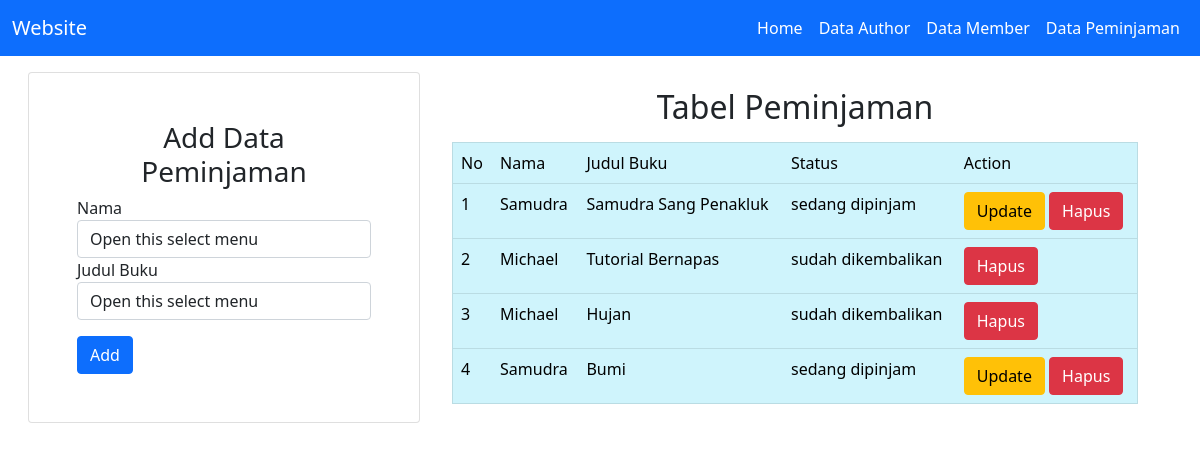
/pinjam.php, run on the app's committed database.
### tables this page shows
CREATE TABLE `pinjam` (
  `id_pinjam` int(11) NOT NULL,
  `nim` varchar(50) NOT NULL,
  `id_buku` int(11) NOT NULL,
  `status_pinjam` varchar(50) NOT NULL
);

CREATE TABLE `member` (
  `nim` varchar(50) NOT NULL,
  `nama` varchar(100) NOT NULL,
  `jurusan` varchar(100) NOT NULL
);

CREATE TABLE `buku` (
  `id_buku` int(11) NOT NULL,
  `judul_buku` varchar(100) NOT NULL,
  `penerbit` varchar(100) NOT NULL,
  `deskripsi` text NOT NULL,
  `status` varchar(50) NOT NULL,
  `id_author` int(11) NOT NULL
);

### includes/DB.class.php (called while the page is built, shortened)
<?php
class DB
{
    var $db_host = "";
    var $db_user = "";
    var $db_pass = "";
    var $db_name = "";
    var $db_link = "";
    var $result = 0;
    function DB($db_host = '', $db_user = '', $db_pass = '', $db_name = '')
    {
        $this->db_host = $db_host;
        $this->db_user = $db_user;
        $this->db_pass = $db_pass;
        $this->db_name = $db_name;
    }
    function open()
    {
        $this->db_link = mysqli_connect($this->db_host, $this->db_user, $this->db_pass, $this->db_name);
    }
    function execute($query = "")
    {
        $this->result = mysqli_query($this->db_link, $query);
        return $this->result;
    }
    function getResult()
    {
        return mysqli_fetch_array($this->result);
    }
}
?>

### includes/Pinjam.class.php (called while the page is built, shortened)
<?php
class Pinjam extends DB
{
    function getPinjam()
    {
        $query = "SELECT * FROM pinjam ";
        return $this->execute($query);
    }
}
?>

### includes/Member.class.php (called while the page is built, shortened)
<?php
class Member extends DB
{
    function GetNamaByNIM($nim)
    {
        $query = "SELECT nama FROM member WHERE nim = '$nim'";
        return $this->execute($query);
    }
}
?>

### conf.php (called while the page is built)
<?php
    $db_host = "localhost";
    $db_user = "root";
    $db_pass = "";
    $db_name = "latihan11";
?>

### includes/Buku.class.php (called while the page is built, shortened)
<?php
class Buku extends DB
{
    function getJudulByID($id_buku)
    {
        $query = "SELECT judul_buku FROM buku WHERE id_buku = '$id_buku'";
        return $this->execute($query);
    }
}
?>

### pinjam.php (the view, shortened to what this page needs)
<?php
include("conf.php");
include("includes/DB.class.php");
include("includes/Buku.class.php");
include("includes/Pinjam.class.php");
include("includes/Member.class.php");
$buku = new Buku($db_host, $db_user, $db_pass, $db_name);
$member = new Member($db_host, $db_user, $db_pass, $db_name);
$pinjam = new Pinjam($db_host, $db_user, $db_pass, $db_name);
$buku->open();
$member->open();
$pinjam->open();
$status = false;
$data = null;
$no = 1;
$pinjam->getPinjam();
while (list($id_pinjam, $nim, $id_buku, $status) = $pinjam->getResult())
{
    $member->getNamaByNIM($nim);
    $data_nama = $member->getResult();
    $nama = $data_nama['nama'];
    $buku->getJudulByID($id_buku);
    $data_judul = $buku->getResult();
    $judul = $data_judul['judul_buku'];
    if ($status == "sedang dipinjam")
    {
        $data .= "<tr>
            <td>" . $no++ . "</td>
            <td>" . $nama . "</td>
            <td>" . $judul . "</td>
            <td>" . $status . "</td>
            <td>
            <a href='pinjam.php?id_status=" . $id_pinjam . "' class='btn btn-warning' '>Update</a>
            <a href='pinjam.php?id_hapus=" . $id_pinjam . "' class='btn btn-danger' '>Hapus</a>
            </td>
            </tr>";
    }
    else
    {
        $data .= "<tr>
            <td>" . $no++ . "</td>
            <td>" . $nama . "</td>
            <td>" . $judul . "</td>
            <td>" . $status . "</td>
            <td>
            <a href='pinjam.php?id_hapus=" . $id_pinjam . "' class='btn btn-danger' '>Hapus</a>
            </td>
            </tr>";
    }
}

### data on the page
pinjam: nim.nama "Samudra", id_buku.judul_buku "Samudra Sang Penakluk", status_pinjam "sedang dipinjam"
pinjam: nim.nama "Michael", id_buku.judul_buku "Tutorial Bernapas", status_pinjam "sudah dikembalikan"
pinjam: nim.nama "Michael", id_buku.judul_buku "Hujan", status_pinjam "sudah dikembalikan"
pinjam: nim.nama "Samudra", id_buku.judul_buku "Bumi", status_pinjam "sedang dipinjam"
